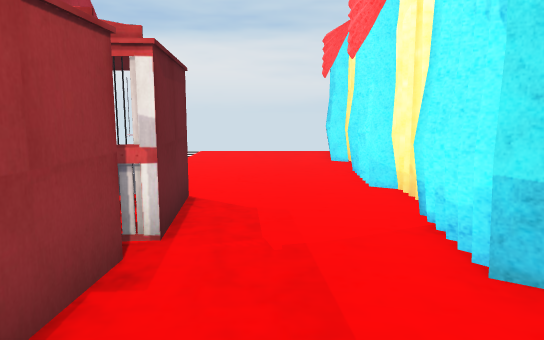
view 1 (above)

16 first-person views from a walk through a 3-D level made in the Unity game engine. The camera is 1.4 m above the floor, tilts 8° down and sees 70° across. The floor is counted in squares, 1 m on a side. Each view is taken from the middle of a square. On the plan, view 1 faces up. The plan holds only what a view shows up to about 16 squares ahead; the rest is blank. Some animated figures are left out.

view 2
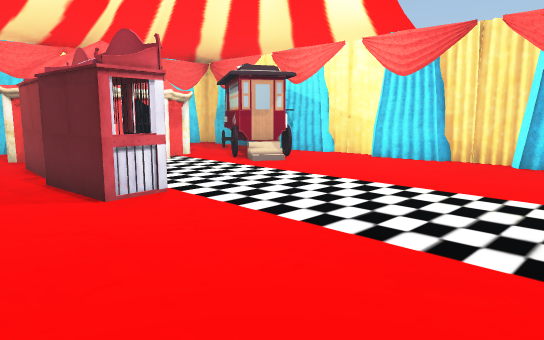

view 3
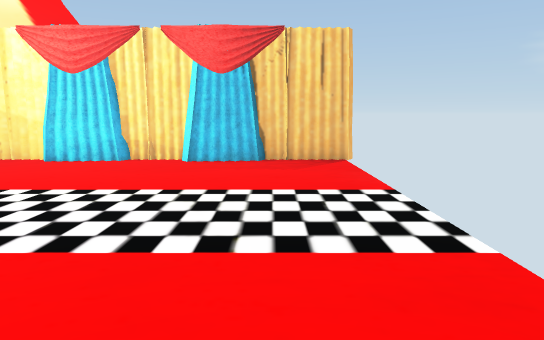

view 4
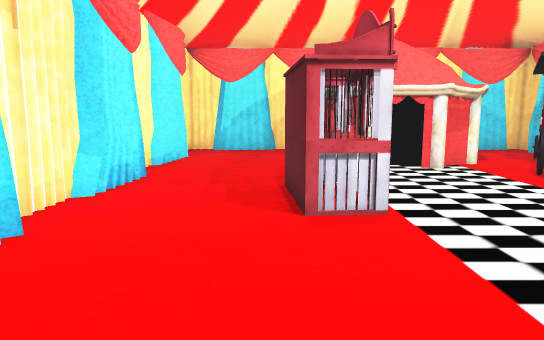

view 5
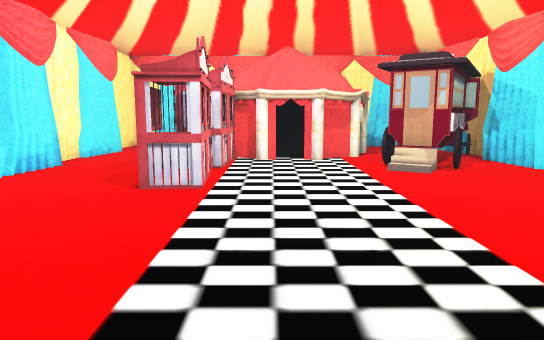

view 6
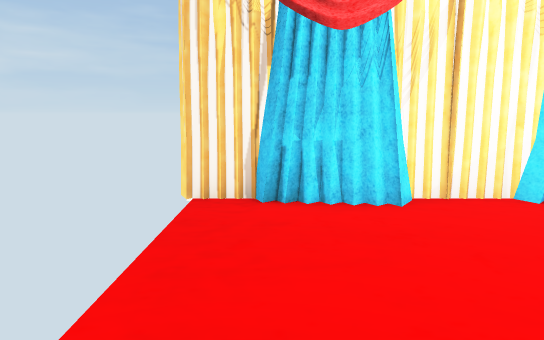

view 7
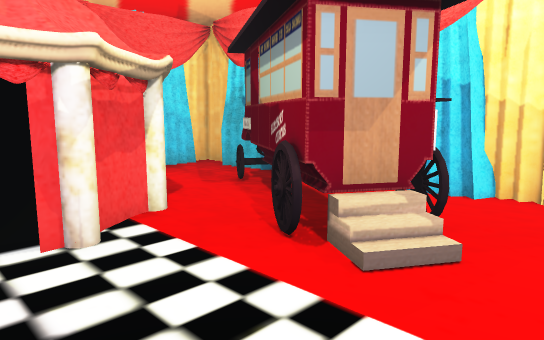

view 8
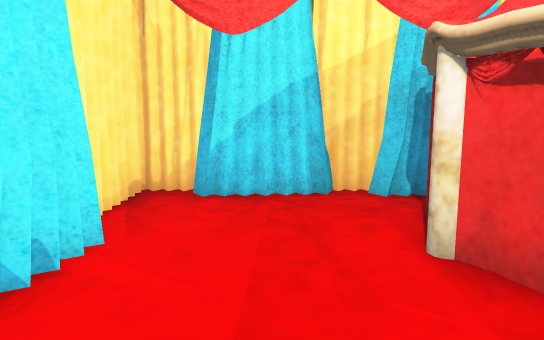

view 9
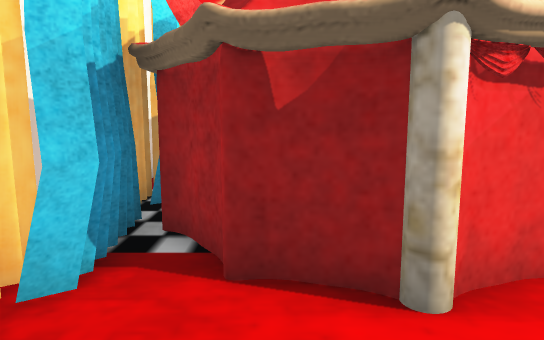

view 10
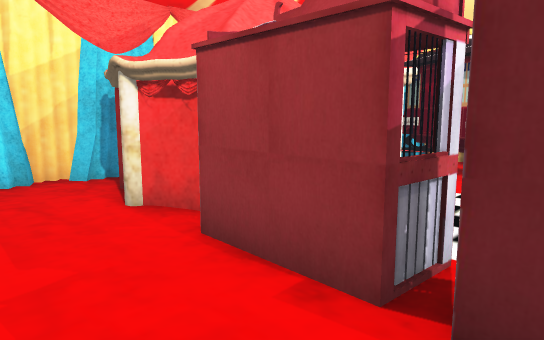

view 11
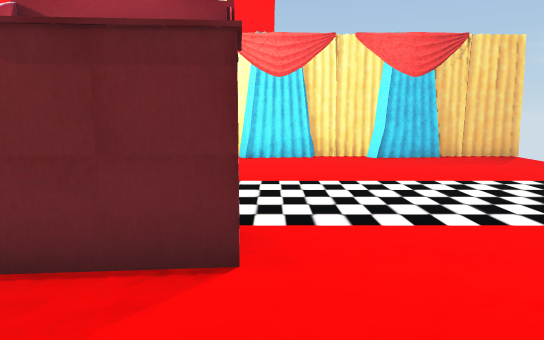

view 12
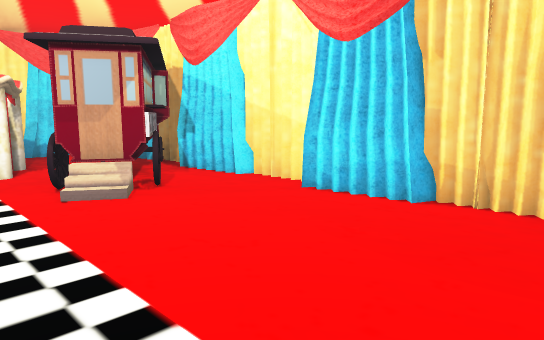

view 13
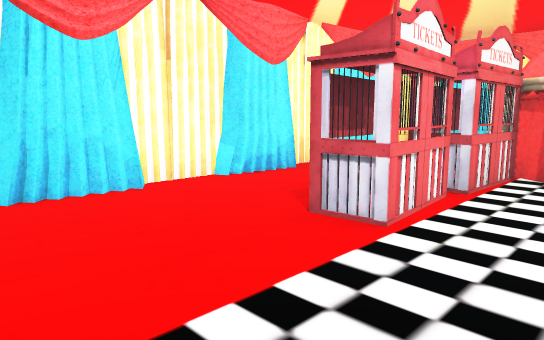

view 14
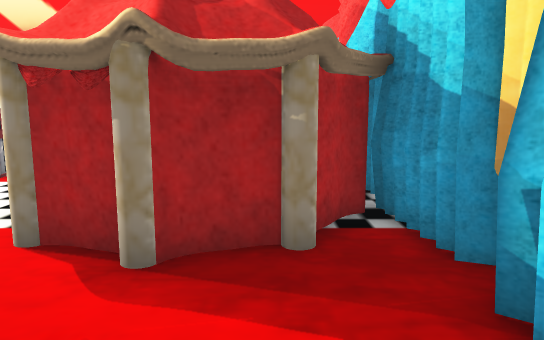

view 15
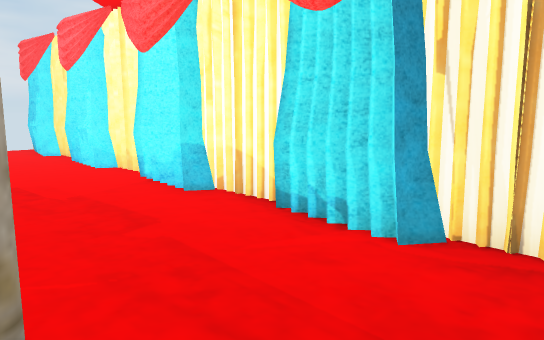

view 16
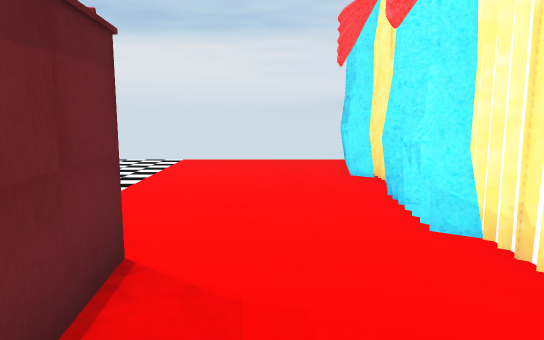

### Floor plan
Key: @ floor where view 1 was taken; # wall or solid block; . floor; C curtain; P pillar; O other object.
Columns run from 12 left of view 1 to 3 right of it. Each row starts with its distance up from view 1.
 16 #              #
 15 #C............C#
 14 #.............C#
 13 #..............#
 12  C............C#
 11  C.............#
 10 #C............C#
  9 #..............#
  8 #C............C#
  7  .........O....#
  6  C.......O....C#
  5 #.........OO..C#
  4 #C.OO.....O....#
  3  .OOOO...O....C#
  2  COOO....OO....#
  1  .OO.##PP##...C#
  0  COO.#    #.@..#
 -1  .O..#    P...C#
 -2  ....##  ##....#
 -3  C....####....C#
 -4  .CCCC.CC.C..C.#
 -5     ##   #

Positions as (right, up) in squares from view 1, and headings:
1: (0, 0), facing up
2: (1, 13), facing down-left
3: (1, 13), facing left
4: (-1, 12), facing down
5: (-4, 14), facing down
6: (-4, 14), facing right
7: (-4, 6), facing down-left
8: (0, 3), facing down
9: (1, -2), facing left
10: (1, 5), facing down-left
11: (2, 7), facing left
12: (-5, 11), facing down-left
13: (-5, 11), facing down-right
14: (-11, -2), facing right
15: (-2, -3), facing up-right
16: (0, 3), facing up
